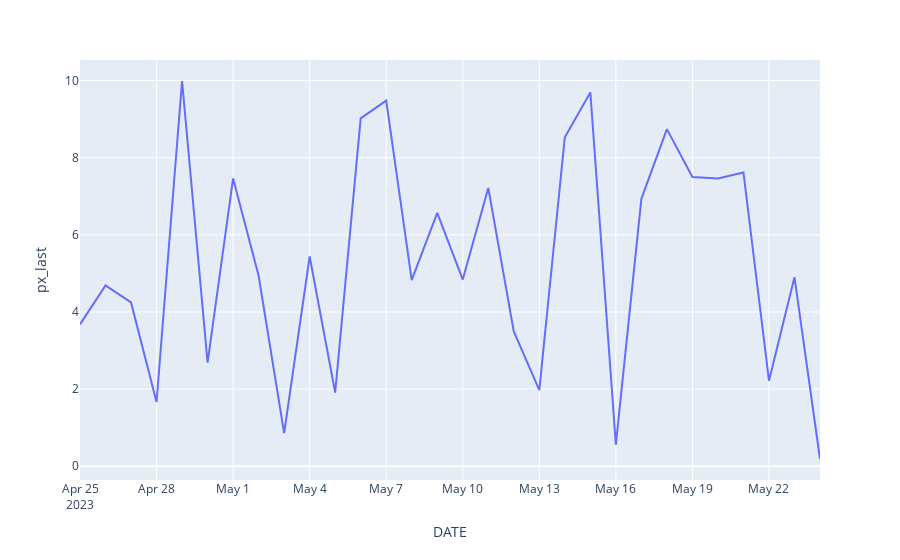

This figure's notebook cell:
### Code cell
# Draw a simple line chart of px_last

px.line(base_df, x="DATE", y="px_last")

### Figure 1 — Plotly figure (JSON) as saved in the notebook; plotly's stock layout.template omitted (floating-point values rounded to 4 significant figures)
{"data": [{"hovertemplate": "DATE=%{x}<br>px_last=%{y}<extra></extra>", "legendgroup": "", "line": {"color": "#636efa", "dash": "solid"}, "marker": {"symbol": "circle"}, "mode": "lines", "name": "", "orientation": "v", "showlegend": false, "type": "scatter", "x": ["2023-04-25T00:00:00", "2023-04-26T00:00:00", "2023-04-27T00:00:00", "2023-04-28T00:00:00", "2023-04-29T00:00:00", "2023-04-30T00:00:00", "2023-05-01T00:00:00", "2023-05-02T00:00:00", "2023-05-03T00:00:00", "2023-05-04T00:00:00", "2023-05-05T00:00:00", "2023-05-06T00:00:00", "2023-05-07T00:00:00", "2023-05-08T00:00:00", "2023-05-09T00:00:00", "2023-05-10T00:00:00", "2023-05-11T00:00:00", "2023-05-12T00:00:00", "2023-05-13T00:00:00", "2023-05-14T00:00:00", "2023-05-15T00:00:00", "2023-05-16T00:00:00", "2023-05-17T00:00:00", "2023-05-18T00:00:00", "2023-05-19T00:00:00", "2023-05-20T00:00:00", "2023-05-21T00:00:00", "2023-05-22T00:00:00", "2023-05-23T00:00:00", "2023-05-24T00:00:00"], "xaxis": "x", "y": [3.679, 4.688, 4.246, 1.666, 9.988, 2.686, 7.462, 4.938, 0.8603, 5.438, 1.911, 9.02, 9.48, 4.827, 6.571, 4.841, 7.215, 3.498, 1.972, 8.53, 9.692, 0.5587, 6.933, 8.74, 7.498, 7.463, 7.618, 2.218, 4.902, 0.188], "yaxis": "y"}], "layout": {"legend": {"tracegroupgap": 0}, "margin": {"t": 60}, "xaxis": {"anchor": "y", "domain": [0, 1], "title": {"text": "DATE"}}, "yaxis": {"anchor": "x", "domain": [0, 1], "title": {"text": "px_last"}}}}
